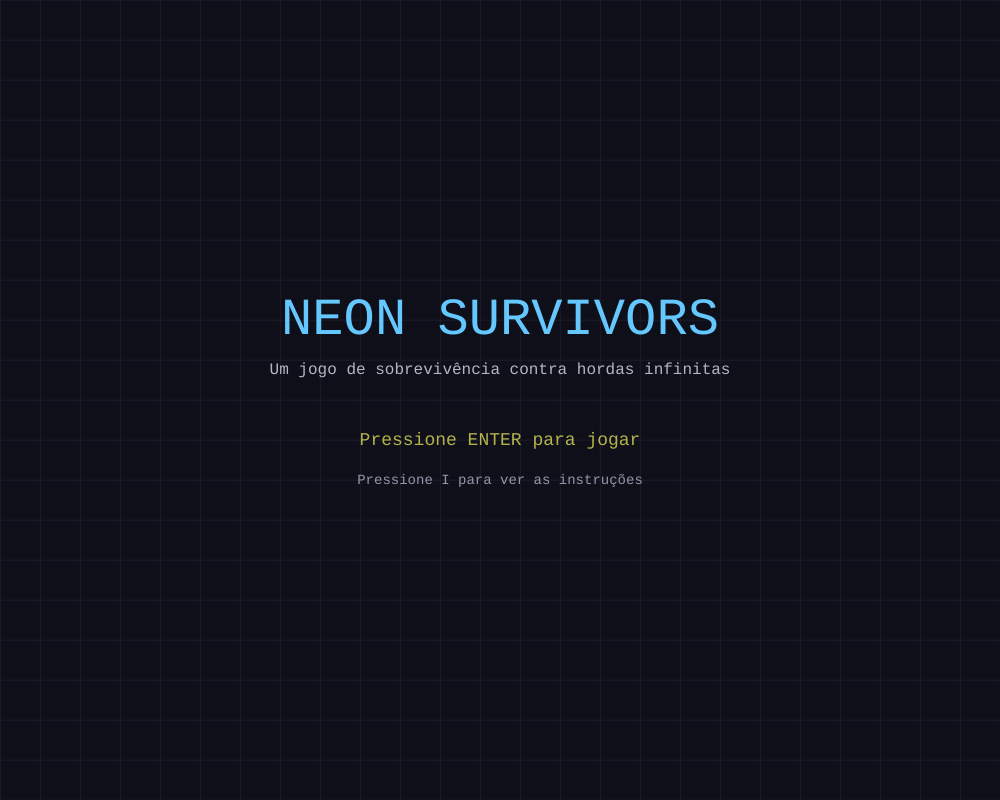
Frame 1 (no input)
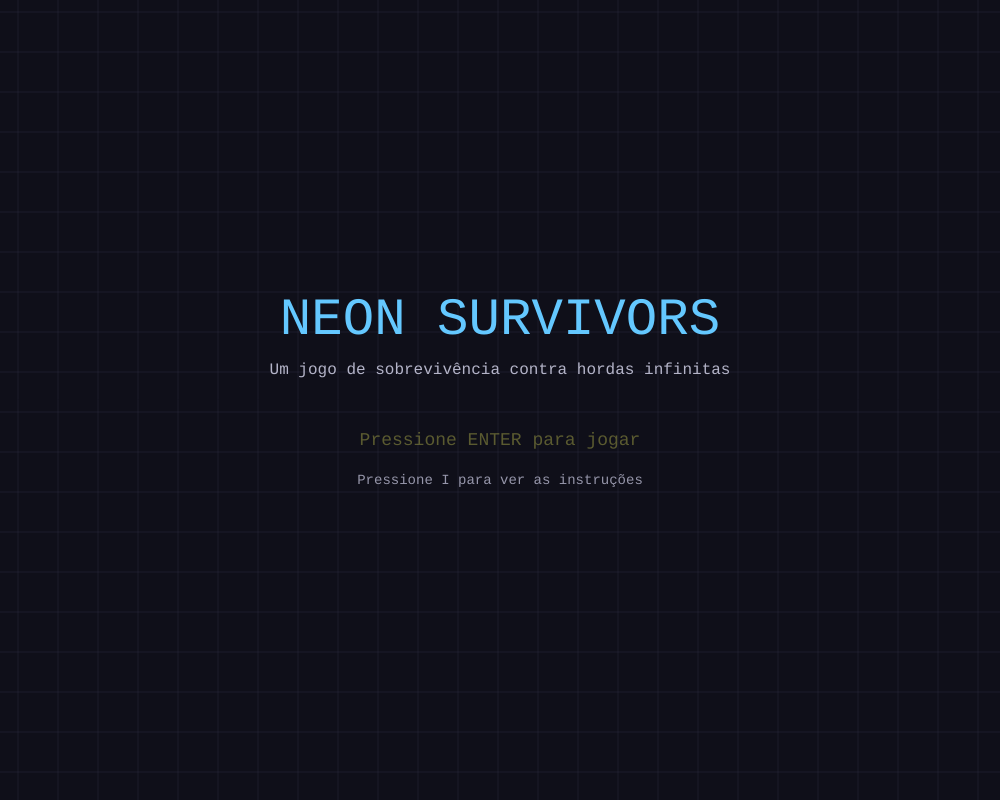
Frame 60 (no input)
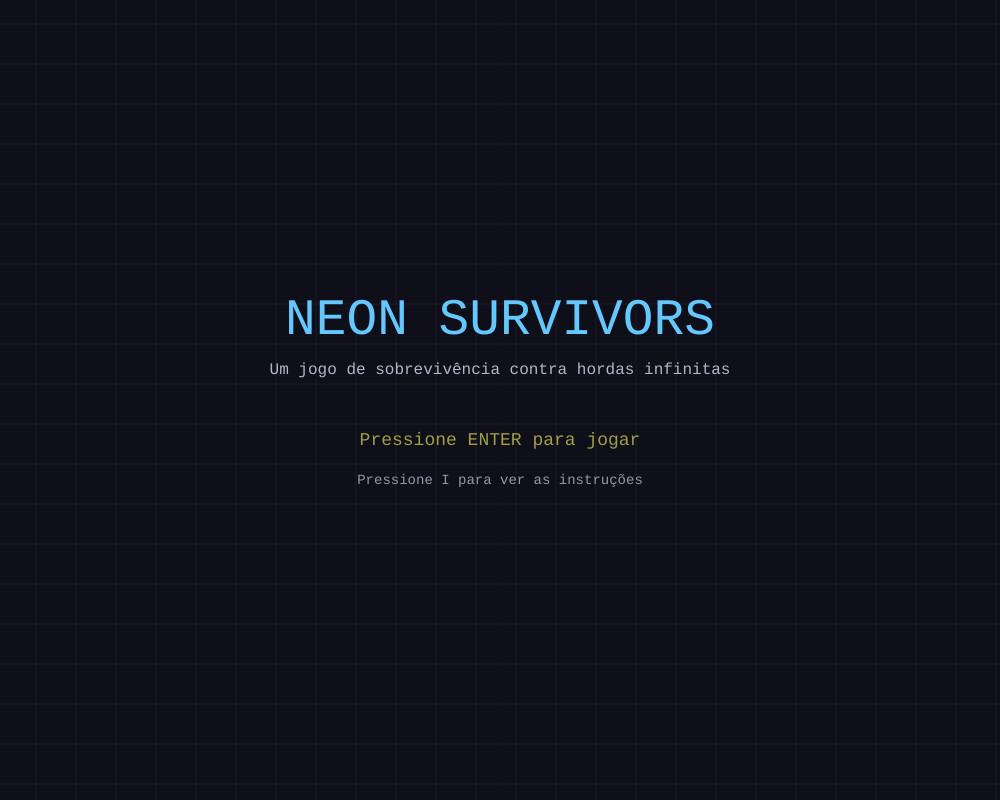
Frame 120 (the mouse pressed at the canvas centre since frame 60)

The p5.js sketch that drew these frames (run headless with seeded random() and noise() and a simulated clock; from frame 60 on, the mouse is pressed at the canvas centre):

// p5.js sketch
// ── sketch.js
// ============================================================
// NEON SURVIVORS — Jogo estilo Vampire Survivors com p5.js
// Arquivo principal contendo toda a lógica do jogo.
// ============================================================

// --- Variável de estado que controla qual tela está ativa ---
// 0 = Início, 1 = Instruções, 2 = Jogo, 3 = Game Over, 4 = Powerups
let gameState = 0;

// --- Objetos e listas principais do jogo ---
let player;               // Instância do jogador
let enemies = [];          // Lista de inimigos ativos
let bosses = [];           // Lista de bosses ativos
let projectiles = [];      // Lista de projéteis ativos
let particles = [];        // Lista de partículas visuais
let score = 0;             // Pontuação atual
let gameTimer = 0;         // Contador de frames desde o início da partida
let spawnInterval = 60;    // Intervalo (em frames) para gerar inimigos
let shootInterval = 25;    // Intervalo (em frames) para atirar (depreciado, usaremos player.fireRate)
let lastShot = 0;          // Frame do último disparo
let lastSpawn = 0;         // Frame do último spawn
let cameraX = 0;           // Deslocamento X da câmera
let cameraY = 0;           // Deslocamento Y da câmera

// Variáveis para sistema de Boss e Powerups
let nextBossScore = 500;
let bossMessageTimer = 0;
let availablePowerups = [];

// ============================================================
// CLASSE PLAYER — Representa o personagem controlado pelo jogador
// ============================================================
class Player {
  constructor() {
    this.x = 0;             // Posição X no mundo
    this.y = 0;             // Posição Y no mundo
    this.size = 28;          // Tamanho do jogador
    this.speed = 3.5;        // Velocidade de movimento
    this.maxHealth = 100;    // Vida máxima
    this.health = 100;       // Vida atual
    this.invincibleTimer = 0;// Frames restantes de invencibilidade após levar dano
    this.baseDamage = 1;     // Dano base dos tiros
    this.fireRate = 25;      // Cooldown dos tiros em frames
  }

  // Atualiza posição com base nas teclas pressionadas (WASD ou Setas)
  update() {
    let dx = 0, dy = 0;
    if (keyIsDown(65) || keyIsDown(LEFT_ARROW))  dx -= 1; // A ou Seta Esquerda
    if (keyIsDown(68) || keyIsDown(RIGHT_ARROW)) dx += 1; // D ou Seta Direita
    if (keyIsDown(87) || keyIsDown(UP_ARROW))    dy -= 1; // W ou Seta Cima
    if (keyIsDown(83) || keyIsDown(DOWN_ARROW))  dy += 1; // S ou Seta Baixo

    // Normaliza diagonal para manter velocidade constante
    if (dx !== 0 && dy !== 0) {
      let len = Math.sqrt(dx * dx + dy * dy);
      dx /= len;
      dy /= len;
    }
    this.x += dx * this.speed;
    this.y += dy * this.speed;

    // Reduz timer de invencibilidade
    if (this.invincibleTimer > 0) this.invincibleTimer--;
  }

  // Aplica dano ao jogador e ativa invencibilidade temporária
  takeDamage(amount) {
    if (this.invincibleTimer > 0) return; // Ignora se invencível
    this.health -= amount;
    this.invincibleTimer = 30; // ~0.5 segundo de invencibilidade
    if (this.health <= 0) {
      this.health = 0;
      gameState = 3; // Muda para tela de Game Over
    }
  }

  // Desenha o jogador na tela
  draw() {
    push();
    // Efeito de piscar quando invencível
    if (this.invincibleTimer > 0 && frameCount % 6 < 3) {
      pop();
      return;
    }
    // Brilho ao redor do jogador
    noStroke();
    fill(80, 160, 255, 40);
    circle(this.x, this.y, this.size * 2.5);
    fill(80, 160, 255, 80);
    circle(this.x, this.y, this.size * 1.6);
    // Corpo principal — círculo azul
    fill(100, 180, 255);
    stroke(180, 220, 255);
    strokeWeight(2);
    circle(this.x, this.y, this.size);
    pop();
  }
}

// ============================================================
// CLASSE ENEMY — Representa um inimigo que persegue o jogador
// ============================================================
class Enemy {
  constructor(x, y, tier, type) {
    this.x = x;
    this.y = y;
    this.tier = tier || 1;           // Nível do inimigo (afeta vida e tamanho)
    this.type = type || 'normal';    // 'normal', 'fast', 'tank'
    
    // Configura atributos baseados no tipo
    if (this.type === 'fast') {
      this.size = 14 + this.tier * 2;
      this.speed = 2.2 + random(-0.2, 0.2);
      this.maxHealth = 1 + this.tier;
      this.damage = 5 + this.tier;
    } else if (this.type === 'tank') {
      this.size = 24 + this.tier * 6;
      this.speed = 0.7 + random(-0.1, 0.1);
      this.maxHealth = 6 + this.tier * 3;
      this.damage = 12 + this.tier * 3;
    } else {
      this.size = 18 + this.tier * 4;
      this.speed = 1.2 + random(-0.3, 0.3);
      this.maxHealth = 2 + this.tier;
      this.damage = 8 + this.tier * 2;
    }
    
    this.health = this.maxHealth;
    this.flashTimer = 0;             // Timer para efeito de flash ao ser atingido
  }

  // Move o inimigo na direção do jogador
  update() {
    let dx = player.x - this.x;
    let dy = player.y - this.y;
    let dist = Math.sqrt(dx * dx + dy * dy);
    if (dist > 0) {
      this.x += (dx / dist) * this.speed;
      this.y += (dy / dist) * this.speed;
    }
    if (this.flashTimer > 0) this.flashTimer--;
  }

  // Aplica dano ao inimigo e retorna true se morreu
  takeDamage(amount) {
    this.health -= amount;
    this.flashTimer = 6;
    return this.health <= 0;
  }

  // Desenha o inimigo na tela de acordo com seu tipo
  draw() {
    push();
    rectMode(CENTER);
    noStroke();
    
    // Cores padrão baseadas no tipo
    let glowColor, mainColor, strokeCol;
    
    if (this.type === 'fast') {
      glowColor = color(255, 255, 60, 30);
      mainColor = color(220, 220, 50);
      strokeCol = color(255, 255, 100);
    } else if (this.type === 'tank') {
      glowColor = color(200, 60, 255, 30);
      mainColor = color(160, 50, 220);
      strokeCol = color(220, 100, 255);
    } else {
      glowColor = color(255, 60, 60, 30);
      mainColor = color(220, 50, 50);
      strokeCol = color(255, 100, 100);
    }
    
    if (this.flashTimer > 0) {
      mainColor = color(255, 255, 255);
    }

    push();
    translate(this.x, this.y);
    
    if (this.type === 'fast') {
      // Desenha um triângulo que aponta para o jogador
      let angle = atan2(player.y - this.y, player.x - this.x);
      rotate(angle);
      
      fill(glowColor);
      triangle(this.size, 0, -this.size, -this.size*0.8, -this.size, this.size*0.8);
      
      fill(mainColor);
      stroke(strokeCol);
      strokeWeight(1.5);
      triangle(this.size*0.8, 0, -this.size*0.8, -this.size*0.6, -this.size*0.8, this.size*0.6);
      
    } else if (this.type === 'tank') {
      // Desenha um losango
      rotate(PI / 4);
      fill(glowColor);
      rect(0, 0, this.size * 1.8, this.size * 1.8, 4);
      
      fill(mainColor);
      stroke(strokeCol);
      strokeWeight(1.5);
      rect(0, 0, this.size, this.size, 3);
      
    } else {
      // Quadrado normal
      fill(glowColor);
      rect(0, 0, this.size * 1.8, this.size * 1.8, 4);
      
      fill(mainColor);
      stroke(strokeCol);
      strokeWeight(1.5);
      rect(0, 0, this.size, this.size, 3);
    }
    pop();

    // Barra de vida
    if (this.health < this.maxHealth) {
      noStroke();
      let barW = this.size;
      let barH = 4;
      let barY = this.y - this.size / 2 - 8;
      fill(60, 60, 60);
      rect(this.x, barY, barW, barH, 2);
      fill(255, 80, 80);
      let healthRatio = this.health / this.maxHealth;
      rect(this.x - barW * (1 - healthRatio) / 2, barY, barW * healthRatio, barH, 2);
    }
    pop();
  }
}

// ============================================================
// CLASSE BOSS — Chefe gigantesco e resistente
// ============================================================
class Boss {
  constructor(x, y, tier) {
    this.x = x;
    this.y = y;
    this.tier = tier || 1;
    this.size = 80 + this.tier * 10;
    this.speed = 0.8 + (this.tier * 0.1);
    this.maxHealth = 100 + this.tier * 50; // Vida inicial reduzida (150 no nível 1)
    this.health = this.maxHealth;
    this.damage = 25 + this.tier * 5;
    this.flashTimer = 0;
  }

  update() {
    let dx = player.x - this.x;
    let dy = player.y - this.y;
    let dist = Math.sqrt(dx * dx + dy * dy);
    if (dist > 0) {
      this.x += (dx / dist) * this.speed;
      this.y += (dy / dist) * this.speed;
    }
    if (this.flashTimer > 0) this.flashTimer--;
  }

  takeDamage(amount) {
    this.health -= amount;
    this.flashTimer = 6;
    return this.health <= 0;
  }

  draw() {
    push();
    rectMode(CENTER);
    
    let glowColor = color(255, 150, 50, 40);
    let mainColor = color(220, 100, 20);
    let strokeCol = color(255, 200, 100);
    
    if (this.flashTimer > 0) {
      mainColor = color(255, 255, 255);
    }

    push();
    translate(this.x, this.y);
    let pulse = sin(frameCount * 0.1) * 10;
    
    // Hexágono (ou estrela pulsante)
    rotate(frameCount * 0.01);
    
    fill(glowColor);
    noStroke();
    circle(0, 0, this.size * 1.5 + pulse * 2);
    
    fill(mainColor);
    stroke(strokeCol);
    strokeWeight(3);
    
    // Desenha um octógono
    beginShape();
    for (let i = 0; i < 8; i++) {
      let angle = TWO_PI / 8 * i;
      let vx = cos(angle) * (this.size/2 + pulse);
      let vy = sin(angle) * (this.size/2 + pulse);
      vertex(vx, vy);
    }
    endShape(CLOSE);
    
    // Detalhe central
    fill(0, 0, 0, 100);
    circle(0, 0, this.size * 0.4);
    
    pop();
    pop();
  }
}

// ============================================================
// CLASSE PROJECTILE — Projéteis disparados automaticamente
// ============================================================
class Projectile {
  constructor(x, y, targetX, targetY) {
    this.x = x;
    this.y = y;
    this.size = 8;
    this.speed = 7;
    this.damage = player.baseDamage;
    this.life = 90; // Frames de vida restantes antes de desaparecer
    // Calcula direção normalizada para o alvo
    let dx = targetX - x;
    let dy = targetY - y;
    let dist = Math.sqrt(dx * dx + dy * dy);
    this.vx = (dx / dist) * this.speed;
    this.vy = (dy / dist) * this.speed;
  }

  // Atualiza posição e reduz tempo de vida
  update() {
    this.x += this.vx;
    this.y += this.vy;
    this.life--;
  }

  // Verifica se o projétil ainda é válido
  isAlive() {
    return this.life > 0;
  }

  // Desenha o projétil — pequeno círculo amarelo brilhante
  draw() {
    push();
    noStroke();
    fill(255, 255, 100, 50);
    circle(this.x, this.y, this.size * 2.5);
    fill(255, 255, 150);
    circle(this.x, this.y, this.size);
    pop();
  }
}

// ============================================================
// CLASSE PARTICLE — Partículas visuais para efeitos de explosão
// ============================================================
class Particle {
  constructor(x, y, col) {
    this.x = x;
    this.y = y;
    this.vx = random(-3, 3);
    this.vy = random(-3, 3);
    this.life = random(15, 30);  // Duração da partícula em frames
    this.maxLife = this.life;
    this.size = random(3, 7);
    this.col = col || [255, 100, 100]; // Cor (padrão: vermelho)
  }

  update() {
    this.x += this.vx;
    this.y += this.vy;
    this.life--;
  }

  isAlive() {
    return this.life > 0;
  }

  draw() {
    push();
    noStroke();
    let alpha = map(this.life, 0, this.maxLife, 0, 255);
    fill(this.col[0], this.col[1], this.col[2], alpha);
    circle(this.x, this.y, this.size);
    pop();
  }
}

// ============================================================
// FUNÇÕES DE SETUP E DRAW DO p5.js
// ============================================================

// Função chamada uma vez ao iniciar — configura o canvas
function setup() {
  createCanvas(1000, 800);
  textFont('monospace');
}

// Função chamada a cada frame — controla qual tela exibir
function draw() {
  background(15, 15, 25);

  // Máquina de estados: decide qual tela renderizar
  if (gameState === 0) {
    drawStartScreen();
  } else if (gameState === 1) {
    drawInstructionsScreen();
  } else if (gameState === 2) {
    runGame();
  } else if (gameState === 3) {
    drawGameOverScreen();
  } else if (gameState === 4) {
    drawPowerupScreen();
  }
}

// ============================================================
// TELA 0 — TELA DE INÍCIO
// ============================================================
function drawStartScreen() {
  // Fundo com grade animada sutil
  drawBackgroundGrid();

  push();
  textAlign(CENTER, CENTER);

  // Título do jogo com efeito de pulso
  let pulse = sin(frameCount * 0.05) * 10;
  textSize(52 + pulse * 0.3);
  fill(100, 200, 255);
  text('NEON SURVIVORS', width / 2, height / 2 - 80);

  // Subtítulo
  textSize(16);
  fill(180, 180, 200);
  text('Um jogo de sobrevivência contra hordas infinitas', width / 2, height / 2 - 30);

  // Instrução para iniciar — pisca suavemente
  let alpha = map(sin(frameCount * 0.08), -1, 1, 80, 255);
  textSize(18);
  fill(255, 255, 100, alpha);
  text('Pressione ENTER para jogar', width / 2, height / 2 + 40);

  // Link para instruções
  textSize(14);
  fill(150, 150, 170);
  text('Pressione I para ver as instruções', width / 2, height / 2 + 80);
  pop();
}

// ============================================================
// TELA 1 — TELA DE INSTRUÇÕES
// ============================================================
function drawInstructionsScreen() {
  drawBackgroundGrid();

  push();
  textAlign(CENTER, CENTER);

  textSize(36);
  fill(100, 200, 255);
  text('COMO JOGAR', width / 2, 70);

  textSize(16);
  fill(220, 220, 230);
  let instructions = [
    'Use WASD ou Setas para mover o personagem.',
    '',
    'Inimigos (quadrados vermelhos) surgem continuamente.',
    'Rápidos (Amarelos) e Tanques (Roxos) aparecem com o tempo.',
    '',
    'A cada 500 pontos, um BOSS (Dourado) surge.',
    'Derrote o Boss para escolher um POWERUP de status!',
    '',
    'Seu personagem ataca automaticamente,',
    'disparando projéteis no alvo mais próximo.',
    '',
    'Se sua vida chegar a 0, é Game Over!',
    'Sobreviva o máximo que puder!'
  ];

  // Percorre cada linha de instrução e exibe na tela
  for (let i = 0; i < instructions.length; i++) {
    text(instructions[i], width / 2, 140 + i * 28);
  }

  let alpha = map(sin(frameCount * 0.08), -1, 1, 80, 255);
  textSize(18);
  fill(255, 255, 100, alpha);
  text('Pressione ENTER para jogar', width / 2, height - 60);
  pop();
}

// ============================================================
// TELA 3 — TELA DE GAME OVER
// ============================================================
function drawGameOverScreen() {
  drawBackgroundGrid();

  push();
  textAlign(CENTER, CENTER);

  // Título Game Over
  textSize(48);
  fill(255, 70, 70);
  text('GAME OVER', width / 2, height / 2 - 80);

  // Pontuação final
  textSize(22);
  fill(255, 255, 100);
  text('Pontuação: ' + score, width / 2, height / 2 - 20);

  // Tempo sobrevivido (converte frames em segundos)
  let seconds = Math.floor(gameTimer / 60);
  textSize(16);
  fill(180, 180, 200);
  text('Tempo sobrevivido: ' + seconds + 's', width / 2, height / 2 + 20);

  // Instrução para reiniciar
  let alpha = map(sin(frameCount * 0.08), -1, 1, 80, 255);
  textSize(18);
  fill(255, 255, 100, alpha);
  text('Pressione ENTER para tentar novamente', width / 2, height / 2 + 80);
  pop();
}

// ============================================================
// LÓGICA PRINCIPAL DO JOGO (TELA 2)
// ============================================================
function runGame() {
  gameTimer++;

  // Atualiza a câmera para seguir o jogador
  cameraX = player.x - width / 2;
  cameraY = player.y - height / 2;

  push();
  translate(-cameraX, -cameraY); // Aplica deslocamento da câmera

  drawWorldBackground();   // Desenha grade de fundo do mundo
  player.update();         // Atualiza posição do jogador
  spawnEnemies();          // Gera novos inimigos
  shootAtClosestEnemy();   // Dispara projéteis automaticamente
  updateProjectiles();     // Atualiza e desenha projéteis
  updateEnemies();         // Atualiza e desenha inimigos
  updateBosses();          // Atualiza e desenha bosses
  updateParticles();       // Atualiza e desenha partículas
  checkEnemyPlayerCollisions(); // Verifica colisões inimigo-jogador
  player.draw();           // Desenha o jogador

  pop();

  drawHUD(); // Desenha interface (vida, pontuação, tempo)
  
  // Mensagem do Boss
  if (bossMessageTimer > 0) {
    push();
    textAlign(CENTER, CENTER);
    let pulse = sin(frameCount * 0.2) * 5;
    textSize(32 + pulse);
    fill(255, 100, 100);
    stroke(0);
    strokeWeight(4);
    text('UM BOSS FOI SUMMONADO!', width / 2, height / 4);
    pop();
    bossMessageTimer--;
  }
}

// ============================================================
// FUNÇÕES AUXILIARES DO JOGO
// ============================================================

// Gera inimigos fora da tela a cada intervalo de spawn
function spawnEnemies() {
  // Escalona dificuldade: reduz intervalo de spawn ao longo do tempo
  let difficulty = Math.floor(gameTimer / 600); // Aumenta a cada 10 segundos
  let currentSpawnInterval = max(15, spawnInterval - difficulty * 3);

  // Lógica de spawn do Boss
  if (score >= nextBossScore) {
    let angle = random(TWO_PI);
    let dist = random(450, 600);
    let ex = player.x + cos(angle) * dist;
    let ey = player.y + sin(angle) * dist;
    
    // Tier aumenta a cada boss
    let tier = Math.floor(nextBossScore / 500); 
    bosses.push(new Boss(ex, ey, tier));
    
    nextBossScore += 500;
    bossMessageTimer = 180; // 3 segundos de mensagem
  }

  // Pausar spawn de inimigos normais enquanto existir um boss
  if (bosses.length > 0) {
    if (score < 3000) {
      return; // Pausa completamente
    } else {
      currentSpawnInterval *= 3; // Reduz drasticamente o spawn
    }
  }

  if (frameCount - lastSpawn >= currentSpawnInterval) {
    lastSpawn = frameCount;

    // Número de inimigos por spawn aumenta com a dificuldade
    let count = 1 + Math.floor(difficulty / 3);
    for (let i = 0; i < count; i++) {
      // Posição aleatória fora da tela visível
      let angle = random(TWO_PI);
      let dist = random(420, 550);
      let ex = player.x + cos(angle) * dist;
      let ey = player.y + sin(angle) * dist;

      // Tier do inimigo aumenta gradualmente
      let tier = 1;
      let type = 'normal';
      
      // Aumenta muito a variabilidade para aparecer mais rápidos e tanques
      if (difficulty > 2) {
        tier = random() < 0.4 ? 2 : 1;
        if (random() < 0.3) type = 'fast';
      }
      if (difficulty > 6) {
        tier = random() < 0.3 ? 3 : (random() < 0.5 ? 2 : 1);
        let r = random();
        if (r < 0.3) type = 'tank';
        else if (r < 0.6) type = 'fast';
      }

      enemies.push(new Enemy(ex, ey, tier, type));
    }
  }
}

// Dispara um projétil em direção ao inimigo mais próximo
function shootAtClosestEnemy() {
  if (frameCount - lastShot < player.fireRate) return; // Respeita cooldown (usando player.fireRate)
  
  // Agrupa bosses e enemies para encontrar o mais próximo
  let allTargets = enemies.concat(bosses);
  if (allTargets.length === 0) return; // Sem alvos

  // Encontra o alvo mais próximo do jogador
  let closest = null;
  let closestDist = Infinity;
  for (let i = 0; i < allTargets.length; i++) {
    let d = dist(player.x, player.y, allTargets[i].x, allTargets[i].y);
    if (d < closestDist) {
      closestDist = d;
      closest = allTargets[i];
    }
  }

  // Só atira se o inimigo estiver dentro do alcance visual
  if (closest && closestDist < 500) {
    projectiles.push(new Projectile(player.x, player.y, closest.x, closest.y));
    lastShot = frameCount;
  }
}

// Atualiza e desenha todos os projéteis; verifica colisão com inimigos e bosses
function updateProjectiles() {
  for (let i = projectiles.length - 1; i >= 0; i--) {
    let p = projectiles[i];
    p.update();

    // Remove projéteis expirados
    if (!p.isAlive()) {
      projectiles.splice(i, 1);
      continue;
    }

    let hit = false;
    
    // Verifica colisão com bosses primeiro (tamanho maior)
    for (let j = bosses.length - 1; j >= 0; j--) {
      let b = bosses[j];
      let d = dist(p.x, p.y, b.x, b.y);
      if (d < (p.size + b.size) / 2) {
        hit = true;
        let killed = b.takeDamage(p.damage);
        if (killed) {
          spawnDeathParticles(b.x, b.y);
          spawnDeathParticles(b.x + 20, b.y - 20); // Mais partículas pro Boss
          score += 150 * b.tier; // Mais pontos
          bosses.splice(j, 1);
          // Prepara a tela de powerups
          setupPowerups();
          gameState = 4; 
        }
        break;
      }
    }
    
    // Verifica colisão com inimigos normais
    if (!hit) {
      for (let j = enemies.length - 1; j >= 0; j--) {
        let e = enemies[j];
        let d = dist(p.x, p.y, e.x, e.y);
        if (d < (p.size + e.size) / 2) {
          hit = true;
          let killed = e.takeDamage(p.damage);
          if (killed) {
            spawnDeathParticles(e.x, e.y);
            score += 10 * e.tier;
            enemies.splice(j, 1);
          }
          break; // Um projétil atinge apenas um inimigo
        }
      }
    }

    if (hit) {
      projectiles.splice(i, 1);
    } else {
      p.draw();
    }
  }
}

// Atualiza e desenha todos os inimigos ativos
function updateEnemies() {
  for (let i = 0; i < enemies.length; i++) {
    enemies[i].update();
    enemies[i].draw();
  }
}

// Atualiza e desenha todos os bosses ativos
function updateBosses() {
  for (let i = 0; i < bosses.length; i++) {
    bosses[i].update();
    bosses[i].draw();
  }
}

// Verifica colisão entre inimigos e o jogador
function checkEnemyPlayerCollisions() {
  for (let i = 0; i < enemies.length; i++) {
    let e = enemies[i];
    let d = dist(player.x, player.y, e.x, e.y);
    if (d < (player.size + e.size) / 2) {
      player.takeDamage(e.damage);
    }
  }
  for (let i = 0; i < bosses.length; i++) {
    let b = bosses[i];
    let d = dist(player.x, player.y, b.x, b.y);
    if (d < (player.size + b.size) / 2) {
      player.takeDamage(b.damage);
    }
  }
}

// Atualiza e desenha partículas visuais
function updateParticles() {
  for (let i = particles.length - 1; i >= 0; i--) {
    particles[i].update();
    if (!particles[i].isAlive()) {
      particles.splice(i, 1);
    } else {
      particles[i].draw();
    }
  }
}

// Cria partículas de explosão na posição de um inimigo destruído
function spawnDeathParticles(x, y) {
  for (let i = 0; i < 8; i++) {
    particles.push(new Particle(x, y, [255, random(60, 150), 60]));
  }
}

// ============================================================
// INTERFACE DO JOGO (HUD)
// ============================================================
function drawHUD() {
  push();
  // Barra de vida no topo esquerdo
  let barW = 200;
  let barH = 16;
  let barX = 20;
  let barY = 20;

  // Fundo da barra
  noStroke();
  fill(40, 40, 50);
  rect(barX, barY, barW, barH, 4);

  // Preenchimento da barra de vida (verde -> vermelho conforme perde vida)
  let healthRatio = player.health / player.maxHealth;
  let barColor = lerpColor(color(220, 50, 50), color(80, 220, 80), healthRatio);
  fill(barColor);
  rect(barX, barY, barW * healthRatio, barH, 4);

  // Texto de vida
  fill(255);
  textSize(11);
  textAlign(LEFT, CENTER);
  text('HP: ' + player.health + ' / ' + player.maxHealth, barX + 6, barY + barH / 2);

  // Pontuação no topo direito
  textAlign(RIGHT, TOP);
  textSize(18);
  fill(255, 255, 100);
  text('Score: ' + score, width - 20, 18);

  // Tempo decorrido
  let seconds = Math.floor(gameTimer / 60);
  textSize(14);
  fill(180, 180, 200);
  text('Tempo: ' + seconds + 's', width - 20, 42);

  // Contador de inimigos
  textSize(12);
  fill(255, 120, 120);
  text('Inimigos: ' + enemies.length, width - 20, 62);
  
  // Barras de vida dos Bosses (se houver ativos)
  for (let i = 0; i < bosses.length; i++) {
    let b = bosses[i];
    let bBarW = width - 300;
    let bBarH = 16;
    let bBarX = 150;
    let bBarY = height - 40 - (i * 22); // Empilha uma em cima da outra
    
    noStroke();
    fill(40, 40, 50);
    rect(bBarX, bBarY, bBarW, bBarH, 4);
    
    let bRatio = b.health / b.maxHealth;
    fill(255, 150, 50);
    rect(bBarX, bBarY, bBarW * bRatio, bBarH, 4);
    
    fill(255);
    textSize(12);
    textAlign(CENTER, CENTER);
    text('BOSS: ' + Math.ceil(b.health) + ' / ' + b.maxHealth, width / 2, bBarY + bBarH / 2);
  }

  pop();
}

// ============================================================
// FUNÇÕES VISUAIS DE FUNDO
// ============================================================

// Desenha grade animada para telas de menu
function drawBackgroundGrid() {
  push();
  stroke(40, 40, 60);
  strokeWeight(0.5);
  let spacing = 40;
  let offsetX = (frameCount * 0.3) % spacing;
  let offsetY = (frameCount * 0.2) % spacing;
  // Linhas verticais
  for (let x = -spacing + offsetX; x < width + spacing; x += spacing) {
    line(x, 0, x, height);
  }
  // Linhas horizontais
  for (let y = -spacing + offsetY; y < height + spacing; y += spacing) {
    line(0, y, width, y);
  }
  pop();
}

// Desenha grade de fundo no mundo do jogo (se move com a câmera)
function drawWorldBackground() {
  push();
  stroke(30, 30, 45);
  strokeWeight(0.5);
  let spacing = 50;
  // Calcula os limites visíveis com base na câmera
  let startX = Math.floor(cameraX / spacing) * spacing;
  let startY = Math.floor(cameraY / spacing) * spacing;
  for (let x = startX; x < cameraX + width + spacing; x += spacing) {
    line(x, cameraY, x, cameraY + height);
  }
  for (let y = startY; y < cameraY + height + spacing; y += spacing) {
    line(cameraX, y, cameraX + width, y);
  }
  pop();
}

// ============================================================
// TELA 4 — SELEÇÃO DE POWERUP
// ============================================================
function setupPowerups() {
  // Lista de possíveis powerups
  let allPowerups = [
    { title: "Vida Máxima", desc: "+20 Max HP", apply: () => { player.maxHealth += 20; player.health += 20; } },
    { title: "Velocidade", desc: "+1 Speed", apply: () => { player.speed += 1; } },
    { title: "Mais Dano", desc: "+1 Dano", apply: () => { player.baseDamage += 1; } },
    { title: "Tiro Rápido", desc: "Reduz recarga", apply: () => { player.fireRate = max(5, player.fireRate - 5); } }
  ];
  
  // Seleciona 3 aleatórios
  availablePowerups = [];
  while (availablePowerups.length < 3) {
    let p = random(allPowerups);
    if (!availablePowerups.includes(p)) {
      availablePowerups.push(p);
    }
  }
}

function drawPowerupScreen() {
  // Desenha o fundo e o jogador parecendo pausado
  drawWorldBackground();
  push();
  translate(-cameraX, -cameraY);
  player.draw();
  pop();
  
  // Fundo translúcido
  push();
  fill(0, 0, 0, 200);
  rectMode(CORNER);
  rect(0, 0, width, height);
  
  textAlign(CENTER, CENTER);
  textSize(36);
  fill(255, 255, 100);
  let titleText = score === 0 ? "BÔNUS INICIAL!" : "BOSS DERROTADO!";
  text(titleText, width / 2, 100);
  
  textSize(24);
  fill(200, 200, 200);
  text("Escolha um Powerup (Pressione 1, 2 ou 3):", width / 2, 150);
  
  // Desenha os 3 botões/caixas
  for (let i = 0; i < 3; i++) {
    let boxW = 200;
    let boxH = 150;
    let boxX = width / 2 - boxW * 1.5 + i * (boxW + 20) + 10;
    let boxY = 250;
    
    // Caixa
    fill(40, 40, 60);
    stroke(100, 100, 150);
    strokeWeight(2);
    rectMode(CORNER);
    rect(boxX, boxY, boxW, boxH, 10);
    
    // Texto Número
    fill(255);
    noStroke();
    textSize(20);
    text("[" + (i + 1) + "]", boxX + boxW / 2, boxY + 25);
    
    // Título
    fill(100, 255, 100);
    textSize(22);
    text(availablePowerups[i].title, boxX + boxW / 2, boxY + 70);
    
    // Descrição
    fill(180);
    textSize(16);
    text(availablePowerups[i].desc, boxX + boxW / 2, boxY + 110);
  }
  pop();
}

// ============================================================
// CONTROLE DE TECLADO — Transição entre telas
// ============================================================
function keyPressed() {
  if (gameState === 4) {
    if (key === '1') { availablePowerups[0].apply(); gameState = 2; }
    if (key === '2') { availablePowerups[1].apply(); gameState = 2; }
    if (key === '3') { availablePowerups[2].apply(); gameState = 2; }
  } else if (keyCode === ENTER) {
    if (gameState === 0 || gameState === 1) {
      // Inicia o jogo: reseta todas as variáveis e pede o powerup inicial
      resetGame();
      setupPowerups();
      gameState = 4;
    } else if (gameState === 3) {
      // Reinicia após Game Over
      resetGame();
      setupPowerups();
      gameState = 4;
    }
  }

  // Tecla I abre instruções na tela inicial
  if (gameState === 0 && (key === 'i' || key === 'I')) {
    gameState = 1;
  }
}

// Reseta todas as variáveis para um novo jogo
function resetGame() {
  player = new Player();
  enemies = [];
  bosses = [];
  projectiles = [];
  particles = [];
  score = 0;
  gameTimer = 0;
  lastShot = 0;
  lastSpawn = 0;
  cameraX = 0;
  cameraY = 0;
  nextBossScore = 500;
  bossMessageTimer = 0;
}

// ── style.css
/* ===================================================
   style.css — Reset básico e centralização do canvas
   =================================================== */

/* Remove margens e padding padrão do navegador */
* {
  margin: 0;
  padding: 0;
  box-sizing: border-box;
}

/* Fundo escuro para a página inteira */
body {
  background-color: #111;
  overflow: hidden;
  display: flex;
  justify-content: center;
  align-items: center;
  height: 100vh;
  width: 100vw;
}

/* Garante que o canvas do p5.js fique centralizado */
canvas {
  display: block;
}
